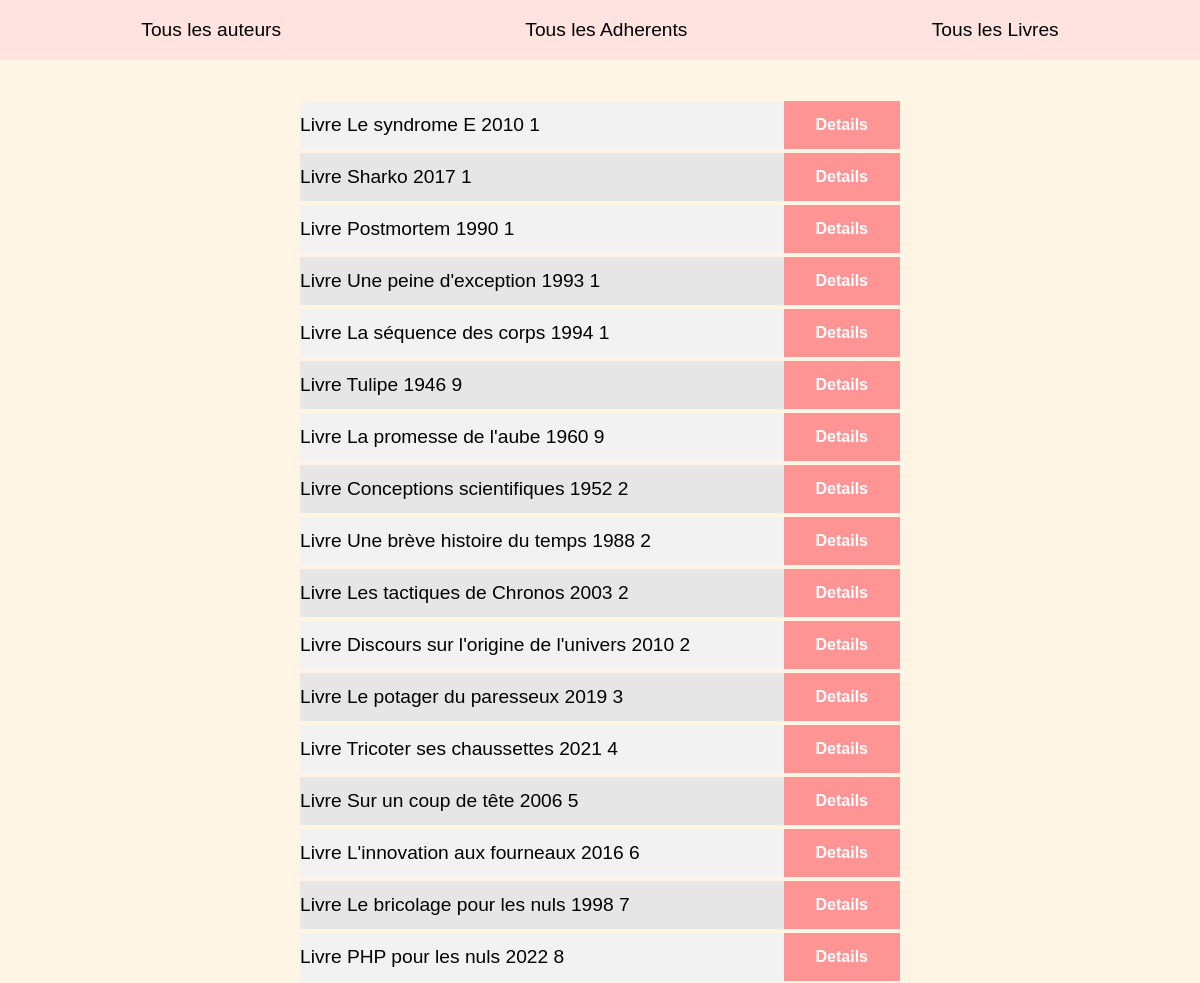
/ex2/routeur.php?controleur=ControleurLivre&action=lireLivres, run on the app's committed database.
### tables this page shows
CREATE TABLE `Livre` (
  `numLivre` int(11) NOT NULL,
  `titre` varchar(50) DEFAULT NULL,
  `anneeParution` int(11) DEFAULT NULL,
  `numGenre` int(11) NOT NULL
);

### ex2/config/connexion.php (called while the page is built)
<?php
class Connexion {
	static private $hostname = 'localhost';
	static private $database = 'fdabadi';
	static private $login = 'fdabadi';
	static private $password = 'DVvs4vICJGb*kY,@-]Yh';
  static private $tabUTF8 = array(PDO::MYSQL_ATTR_INIT_COMMAND => "SET NAMES utf8");
  static private $pdo;
  static public function pdo() {return self::$pdo;}
  static public function connect()  {
    $h = self::$hostname; $d = self::$database; $l = self::$login; $p = self::$password; $t = self::$tabUTF8;
    try {
    	self::$pdo = new PDO("mysql:host=$h;dbname=$d",$l,$p,$t);
    	self::$pdo->setAttribute(PDO::ATTR_ERRMODE, PDO::ERRMODE_EXCEPTION);
    } catch(PDOException $e) {
    	echo "erreur de connexion : ".$e->getMessage()."<br>";
    }
  }
}
?>

### ex2/modele/Livre.php (called while the page is built, shortened)
<?php
class Livre extends Objet
{
    private $numLivre;
    private $titre;
    private $anneeParution;
    private $numGenre;
    public function __construct($numLivre = NULL, $titre = NULL, $anneeParution = NULL, $numGenre = NULL)
    {
        if (!is_null($numLivre)) {
            $this->numLivre = $numLivre;
            $this->titre = $titre;
            $this->anneeParution = $anneeParution;
            $this->numGenre = $numGenre;
        }
    }
    public function getNumLivre()
    {
        return $this->numLivre;
    }
    public function getTitre()
    {
        return $this->titre;
    }
    public function getAnneeParution()
    {
        return $this->anneeParution;
    }
    public function getNumGenre()
    {
        return $this->numGenre;
    }
    public static function getAllLivre()
    {
        $sql = "SELECT * FROM Livre";
        $requete = Connexion::pdo()->prepare($sql);
        $requete->execute();
        $resultat = $requete->fetchAll(PDO::FETCH_OBJ);
        $tableau = [];
        foreach ($resultat as $unLivre) {
            $tableau[] = new Livre($unLivre->numLivre, $unLivre->titre, $unLivre->anneeParution, $unLivre->numGenre);
        }
        return $tableau;
    }
}

### ex2/controleur/controleurLivre.php (the view, shortened to what this page needs)
<?php
require_once("modele/Livre.php");
class ControleurLivre
{
    public static function lireLivres()
    {
        $tableau = Livre::getAllLivre();
        $tableauAffichage = [];
        foreach ($tableau as $unLivre) {
            $numLivre = $unLivre->getNumLivre();
            $titreLivre = $unLivre->getTitre();
            $anneeParutionLivre = $unLivre->getAnneeParution();
            $numGenreLivre = $unLivre->getNumGenre();
            $lienDetails = "<a class='bouton' href='routeur.php?controleur=controleurLivre&action=lireLivre&numLivre=$numLivre'>Details</a>";
            $tableauAffichage[] = "<div class='ligne'><div>Livre $titreLivre $anneeParutionLivre $numGenreLivre </div><div> $lienDetails</div></div>";
        }
        include("vue/debut.php");
        include("vue/lesObjets.php");
    }
}

### ex2/vue/lesObjets.php
<?php
if(!empty($object)){
    $object->afficher();
}else{
	foreach ($tableauAffichage as $ligne) {
		echo $ligne;
	}
}

### ex2/css/styles.css (style rules this page uses)
html { margin: 0; padding: 0; font-family: "Josefin Sans", sans-serif; }
body { margin: 0; padding: 0; background-color: #fff5e4; }
.ligne { display: flex; flex-direction: row; justify-content: space-between; align-items: center; width: 50%; margin: 2px 0 2px 0; }
nav { padding: 1em; background-color: #ffe3e1; font-size: 1.2em; color: black; display: flex; flex-direction: row; justify-content: space-around; align-items: center; }
nav a { text-decoration: none; color: black; }
#results { padding-top: 2em; font-size: 1.2em; color: black; display: flex; flex-direction: column; justify-content: space-around; align-items: center; }
#results .ligne:nth-child(odd) { background-color: #f2f2f2; }
#results .ligne:nth-child(even) { background-color: #e6e6e6; }
.bouton { background-color: #ff9494; border: none; color: white; font-weight: bold; padding: 15px 32px; text-align: center; text-decoration: none; display: inline-block; font-size: 16px; cursor: pointer; }

### data on the page
livre: titre "Le syndrome E", anneeParution "2010", numGenre "1"
livre: titre "Sharko", anneeParution "2017", numGenre "1"
livre: titre "Postmortem", anneeParution "1990", numGenre "1"
livre: titre "Une peine d'exception", anneeParution "1993", numGenre "1"
livre: titre "La séquence des corps", anneeParution "1994", numGenre "1"
livre: titre "Tulipe", anneeParution "1946", numGenre "9"
livre: titre "La promesse de l'aube", anneeParution "1960", numGenre "9"
livre: titre "Conceptions scientifiques", anneeParution "1952", numGenre "2"
livre: titre "Une brève histoire du temps", anneeParution "1988", numGenre "2"
livre: titre "Les tactiques de Chronos", anneeParution "2003", numGenre "2"
livre: titre "Discours sur l'origine de l'univers", anneeParution "2010", numGenre "2"
livre: titre "Le potager du paresseux", anneeParution "2019", numGenre "3"
livre: titre "Tricoter ses chaussettes", anneeParution "2021", numGenre "4"
livre: titre "Sur un coup de tête", anneeParution "2006", numGenre "5"
livre: titre "L'innovation aux fourneaux", anneeParution "2016", numGenre "6"
livre: titre "Le bricolage pour les nuls", anneeParution "1998", numGenre "7"
livre: titre "PHP pour les nuls", anneeParution "2022", numGenre "8"
